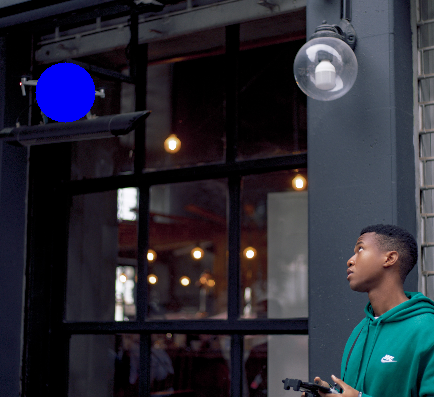
#> input picture Kode/Edgenode/ImgProcess/figure/blue_drone.png, 434 x 397 px, found by its file name
$ python 3_test_frame_blue_filter.py
#> lines starting #> are read from the running program, lines starting #| are printed output that depends on the picture; after the words box and inside, x2 and y2 are one past the last pixel; in counts of white or black regions, pixels touching at a corner belong together
#####################################################
# Show imported image in four different formats	    #
# 	- Standard image								#
# 	- HSV image										#
#	- Masked image in black and white				#
#	- Combination of mask and standard image		#
#													#
#####################################################


import cv2
import numpy

# Read image
path = '/home/wrongside/Documents/01 Comtek/01 Semester 4 project/Github/ComTek4_Project/Kode/Edgenode/ImgProcess/figure/blue_drone.png'  # Path to image
frame = cv2.imread(path,1)
#> frame is the input picture: shape (397, 434, 3); mean B, G, R 53.5, 43.3, 41.8

# Convert frame to HSV
hsv = cv2.cvtColor(frame, cv2.COLOR_BGR2HSV)
#> hsv: shape (397, 434, 3); mean H, S, V 100.1, 92.8, 57.7

# Lower and upper bound of color [B, G, R]
lower_color = numpy.array([110, 70, 70])
upper_color = numpy.array([130, 255, 255])

# Turn color range white and the rest black
mask = cv2.inRange(hsv, lower_color, upper_color) # B/W image of the selected color spectrum
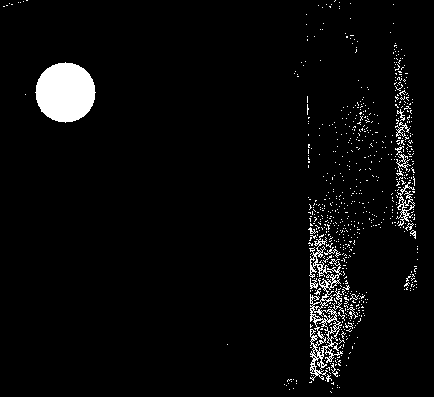
#> mask: shape (397, 434); 3.9% white; 747 white regions (727 under 20 px), largest, box (x1, y1, x2, y2) and area: (35, 62, 96, 123) 2822, (310, 259, 343, 381) 1147, (309, 234, 332, 278) 281

# White pixels in mask will be given their orginal colors back.
result = cv2.bitwise_and(frame, frame, mask=mask) # adds color spectrum to B/W image
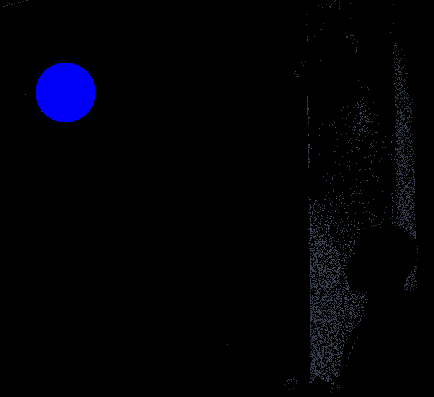
#> result: shape (397, 434, 3); mean B, G, R 5.9, 1.4, 1.2

kernel = numpy.ones((5 ,5), numpy.uint8)
# Reduce the noise on frame
opening = cv2.morphologyEx(mask, cv2.MORPH_OPEN, kernel)
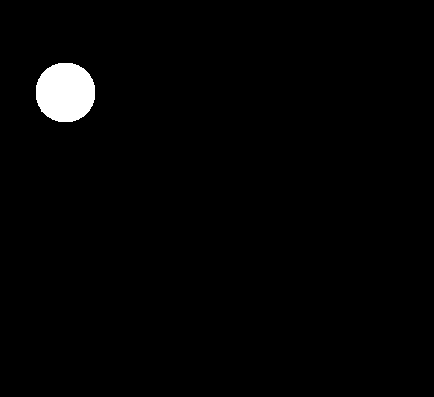
#> opening: shape (397, 434); 1.6% white; 1 white region, box (x1, y1, x2, y2) and area: (36, 63, 95, 122) 2818
cv2.imshow('opening', opening)

# Extract coordinates, width and height of
x, y, w, h = cv2.boundingRect(opening)
#> x = 36; y = 63; w = 59; h = 59


# [7 lines of commented-out code are left out]
cv2.imshow('Mask', mask)
#cv2.imshow('Final state', result)
#cv2.imshow('frame2', frame)


cv2.waitKey(0)
cv2.destroyAllWindows()

$ run again, with Kode/Edgenode/ImgProcess/figure/HSV_drone.png copied over Kode/Edgenode/ImgProcess/figure/blue_drone.png
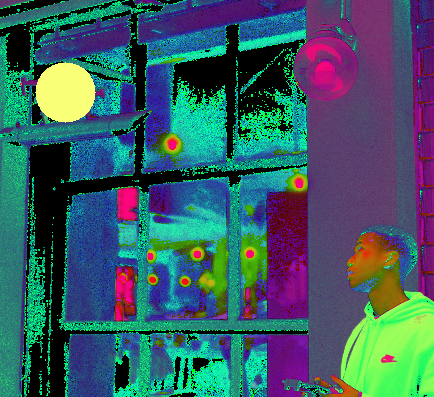
#> input picture Kode/Edgenode/ImgProcess/figure/HSV_drone.png, 434 x 397 px, found by its file name
#> frame is the input picture: shape (397, 434, 3); mean B, G, R 100.1, 92.8, 57.7
#> hsv: shape (397, 434, 3); mean H, S, V 87.4, 165.2, 130.9
#> `mask = cv2.inRange(hsv, lower_color, upper_color)`:
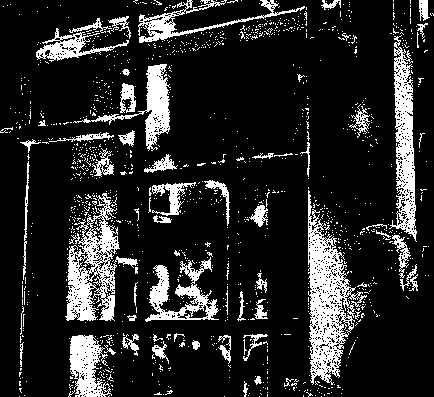
#> mask: shape (397, 434); 15.3% white; 1266 white regions (1201 under 20 px), largest, box (x1, y1, x2, y2) and area: (308, 190, 367, 385) 4391, (65, 193, 138, 321) 3429, (389, 35, 417, 242) 2717
#> `opening = cv2.morphologyEx(mask, cv2.MORPH_OPEN, kernel)`:
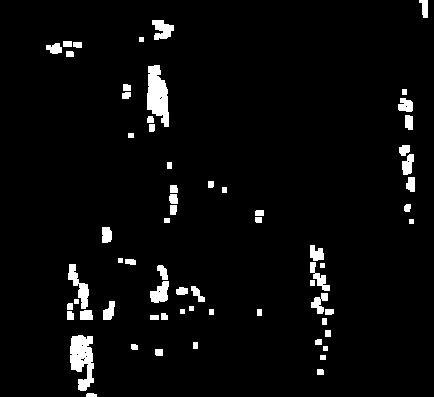
#> opening: shape (397, 434); 4% white; 66 white regions, largest, box (x1, y1, x2, y2) and area: (147, 65, 169, 127) 931, (70, 335, 94, 391) 910, (68, 264, 89, 309) 382
#> x = 46; y = 0; w = 382; h = 397
